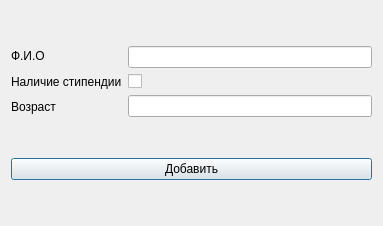
<?xml version="1.0" encoding="UTF-8"?>
<ui version="4.0">
 <class>RedStudentWindow</class>
 <widget class="QDialog" name="RedStudentWindow">
  <property name="geometry">
   <rect>
    <x>0</x>
    <y>0</y>
    <width>383</width>
    <height>226</height>
   </rect>
  </property>
  <property name="windowTitle">
   <string>Редактирование студента</string>
  </property>
  <layout class="QVBoxLayout" name="verticalLayout_3">
   <item>
    <layout class="QHBoxLayout" name="horizontalLayout">
     <item>
      <layout class="QVBoxLayout" name="verticalLayout_2">
       <item>
        <widget class="QLabel" name="label">
         <property name="text">
          <string>Ф.И.О</string>
         </property>
        </widget>
       </item>
       <item>
        <widget class="QLabel" name="label_2">
         <property name="text">
          <string>Наличие стипендии</string>
         </property>
        </widget>
       </item>
       <item>
        <widget class="QLabel" name="label_3">
         <property name="focusPolicy">
          <enum>Qt::NoFocus</enum>
         </property>
         <property name="layoutDirection">
          <enum>Qt::RightToLeft</enum>
         </property>
         <property name="autoFillBackground">
          <bool>false</bool>
         </property>
         <property name="text">
          <string>Возраст</string>
         </property>
        </widget>
       </item>
      </layout>
     </item>
     <item>
      <layout class="QVBoxLayout" name="verticalLayout">
       <item>
        <widget class="QLineEdit" name="lineEdit"/>
       </item>
       <item>
        <widget class="QCheckBox" name="checkBox">
         <property name="enabled">
          <bool>true</bool>
         </property>
         <property name="focusPolicy">
          <enum>Qt::NoFocus</enum>
         </property>
         <property name="layoutDirection">
          <enum>Qt::LeftToRight</enum>
         </property>
         <property name="autoFillBackground">
          <bool>false</bool>
         </property>
         <property name="text">
          <string/>
         </property>
        </widget>
       </item>
       <item>
        <widget class="QLineEdit" name="lineEdit_2"/>
       </item>
      </layout>
     </item>
    </layout>
   </item>
   <item>
    <widget class="QPushButton" name="pushButton_2">
     <property name="text">
      <string>Добавить</string>
     </property>
    </widget>
   </item>
  </layout>
 </widget>
 <resources/>
 <connections/>
</ui>
